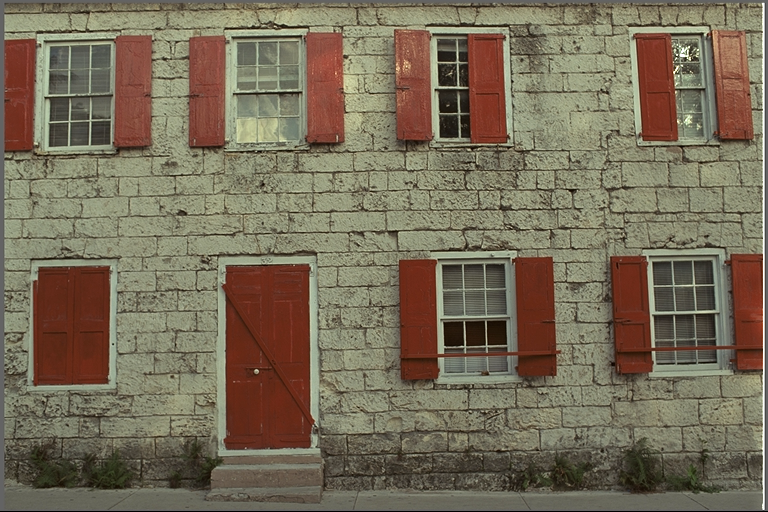
#> input picture experiments/real_photos/kodim01.png, 768 x 512 px, found by its file name
$ python probe_b18_screen.py
#> lines starting #> are read from the running program, lines starting #| are printed output that depends on the picture
### probes/probe_b17_rctw.py
"""probe_b17_rctw.py — Attack-1 port: per-group RCT bank + Weighted-form predictor.

Branch: takedown review (survey/bosstakedown/BOSS_TAKEDOWN.md) found JXL's
per-group RCT selection + Weighted predictor are the exploitable weapons behind
the Boss-5 (JXL-e3 3.2291) gap. This probe ports both onto our YCoCg-R/MED frame.

JXL RCT catalogue (verified against JXL docs 2026-09-07):
  rct = 7*perm + t, perm in 0..5 (0:RGB 1:GBR 2:BRG 3:RBG 4:GRB 5:BGR),
  t in 0..6: t0 identity; t1 C-=A; t2 B-=A; t3 B-=A,C-=A;
  t4 B-=floor((A+C)/2); t5 t4+C-=A; t6 YCoCg-R.
Fixed bank B=8 (3-bit ids): C6 C27 C13 C12 C0 C20 C34 C3 — covers every takedown
winner (e3-C27 3.2083, C13, C12, C20) + identity + subtract mode.

Configs (all exact bits, real heapq Huffman, every side byte counted):
  A0  anchor: global C6 (YCoCg-R) + causal MED + order-0 Huffman (~3.58 target)
  A0b sanity: same with old edge-replicate border (must agree <0.5%)
  (a0) global best-of-8 RCT + MED + Huffman (+3b image id) — permutation gain
  (a)  per-block (16/32/64, per-image best +2b) best-of-8 RCT, L1 selection on
       MED residuals; mixed planes re-MEDded; global Huffman/plane + 3b/block
  (b)  Weighted-form: per-group (32/64, per-image best +1b) LS-fit 4-tap integer
       weights on stencil {L,T,TL,TR} (JXL Weighted neighbourhood), divisor 16,
       5 bits/weight (range -16..15, LS solution scaled x16 before rounding),
       Laplacian-MDL gate vs MED; global Huffman/plane + side
  (a+b) (a) then (b) re-fit on mixed planes (selection coupling approx, noted)

Decoder-safety: RCT ids always transmitted (never inferred); predictors use
causal recon only (CROWN2 border doctrine: zero border, row0 copies left,
col0 copies top); integer ops throughout; bit-exact RCT round-trips asserted.

Rules: numpy+PIL only, CPU. bpp = total_bits/(H*W*3). No existing files touched.
"""
import heapq
import math
import os
import time

import numpy as np
from PIL import Image

D = "/tmp/opencode/autocompress/experiments/real_photos"
FILES = ["kodim01.png", "kodim02.png", "kodim05.png", "kodim07.png",
         "kodim13.png", "kodim19.png", "kodim23.png"]
HERE = "/tmp/opencode/autocompress/experiments"

ANCHOR = 3.58
CROWN2_CITED = 3.2686
JXL_E3 = 3.2291
JXL_E3_PER = {"kodim01.png": 3.3593, "kodim02.png": 3.0611, "kodim05.png": 3.5120,
              "kodim07.png": 2.7310, "kodim13.png": 3.9141, "kodim19.png": 3.2154,
              "kodim23.png": 2.8110}

PERMS = [[0, 1, 2], [1, 2, 0], [2, 0, 1], [0, 2, 1], [1, 0, 2], [2, 1, 0]]
BANK = [(0, 6), (3, 6), (1, 6), (1, 5), (0, 0), (2, 6), (4, 6), (0, 3)]
BANK_NAMES = ["C6", "C27", "C13", "C12", "C0", "C20", "C34", "C3"]
NB = len(BANK)
IDBITS = int(math.ceil(math.log2(NB)))


# ---------------- JXL-style RCT bank (integer, reversible) ----------------
def rct_fwd(px, perm, t):
    p = px[:, :, PERMS[perm]].astype(np.int32)
    A, B, C = p[:, :, 0], p[:, :, 1], p[:, :, 2]
    if t == 0:
        X, Y, Z = A, B, C
    elif t == 1:
        X, Y, Z = A, B, C - A
    elif t == 2:
        X, Y, Z = A, B - A, C
    elif t == 3:
        X, Y, Z = A, B - A, C - A
    elif t == 4:
        X, Y, Z = A, B - np.floor_divide(A + C, 2), C
    elif t == 5:
        X, Y, Z = A, B - np.floor_divide(A + C, 2), C - A
    elif t == 6:  # YCoCg-R on (A,B,C) as (R,G,B); b10-verified formulas
        Co = A - C
        tt = C + np.floor_divide(Co, 2)
        Cg = B - tt
        Y = tt + np.floor_divide(Cg, 2)
        X, Y, Z = Y, Co, Cg
    else:
        raise ValueError(t)
    return np.stack([X, Y, Z], axis=-1)


# [26 lines left out: function rct_inv, not called in this run]


# ---------------- causal MED (CROWN2 border doctrine, decoder-safe) ----------------
def med_pred(plane):
    p = plane.astype(np.int32)
    H, W = p.shape
    L = np.zeros_like(p)
    L[:, 1:] = p[:, :-1]
    L[:, 0] = np.concatenate([[0], p[:-1, 0]])
    T = np.zeros_like(p)
    T[1:, :] = p[:-1, :]
    T[0, :] = np.concatenate([[0], p[0, :-1]])
    TL = np.zeros_like(p)
    TL[1:, 1:] = p[:-1, :-1]
    mn = np.minimum(L, T)
    mx = np.maximum(L, T)
    return np.where(TL >= mx, mn, np.where(TL <= mn, mx, L + T - TL))


# [49 lines left out: functions med_pred_old, nbhd4, huff_len, not called in this run]


def kraft_ok(lengths):
    return abs(sum(2.0 ** -l for l in lengths.values()) - 1.0) < 1e-9


# [11 lines left out: function canonical_codes, not called in this run]


def stream_bits(counts, lengths):
    return sum(c * lengths[s] for s, c in counts.items())


def table_bits(A):
    return 16 + A * 24


# [17 lines left out: functions exact_plane_bits, block_id_map, not called in this run]


# ---------------- Weighted-form: per-group LS integer weights ----------------
def wpred_from_w(cols, w):
    num = cols[:, 0] * w[0] + cols[:, 1] * w[1] + cols[:, 2] * w[2] + cols[:, 3] * w[3]
    return np.floor_divide(num + 8, 16)


# [357 lines left out: functions weighted_fit, main, prove_decode, rct_inv_block, write_report, not called in this run]


# [2 lines that do not run on import are left out]

### probes/probe_b18_screen.py
"""probe_b18_screen.py — B18 surgical probe SCREENING stage (new file only).

Targets: kodim05 (+2.46% vs JXL-e3) and kodim13 (+1.02%). Priority: flip 05
(KO math: 6W-1L with 13-loss smallest rank -> W=1, p~.016).

Frame: C27-YCoCg-R (CROWN3 winner on both targets; b17 M1) + causal predictors
(CROWN2 border doctrine) + global order-0 exact Huffman per plane
(real heapq + 16+A*24 tables, +64b header). All side counted.
Unit: bpp = total_bits/(H*W*3). numpy+PIL only.

Screens three FRESH weapon families (nothing retired touches these):
  W4 directional/long-lag experts (vectorized shifts, decoder-safe doctrine)
  W5 per-pixel deterministic-adaptive mixers (sequential, recon-only state, 0 side)
  W1 luma-anchored chroma (global LS slope/step + per-G32 gated variant)
Plus per-channel diagnosis + anchor repro (C6-MED order-0 ~= 3.58 +-3%).
"""
import heapq
import math
import os
import sys
import time

import numpy as np
from PIL import Image

sys.path.insert(0, "/tmp/opencode/autocompress/experiments")
import probe_b17_rctw as B17
from probe_b4_b import nbhd as nbhd_base

D = "/tmp/opencode/autocompress/experiments/real_photos"
FILES = ["kodim01.png", "kodim02.png", "kodim05.png", "kodim07.png",
         "kodim13.png", "kodim19.png", "kodim23.png"]
JXL = {"kodim01.png": 3.3593, "kodim02.png": 3.0611, "kodim05.png": 3.5120,
       "kodim07.png": 2.7310, "kodim13.png": 3.9141, "kodim19.png": 3.2154,
       "kodim23.png": 2.8110}
CR3 = {"kodim01.png": 3.3026, "kodim02.png": 2.9889, "kodim05.png": 3.5984,
       "kodim07.png": 2.6824, "kodim13.png": 3.9542, "kodim19.png": 3.1566,
       "kodim23.png": 2.7448}
HEADER = 64


def huff_bits(counts):
    if len(counts) == 0:
        return 0
    if len(counts) == 1:
        return int(counts[0])
    h = list(map(int, counts))
    heapq.heapify(h)
    t = 0
    while len(h) > 1:
        x = heapq.heappop(h)
        y = heapq.heappop(h)
        s = x + y
        t += s
        heapq.heappush(h, s)
    return t


def plane_bits(res):
    assert int(np.abs(res).max()) <= 4096
    _, cn = np.unique(res, return_counts=True)
    return huff_bits(cn.tolist()) + 16 + len(cn) * 24


def img_bits(res_planes, side_bits=0):
    return HEADER + side_bits + sum(plane_bits(r) for r in res_planes)


# [24 lines left out: function nbhd_big, not called in this run]


def med_of(a, b, c):
    return np.where(c >= np.maximum(a, b), np.minimum(a, b),
                    np.where(c <= np.minimum(a, b), np.maximum(a, b), a + b - c))


# [76 lines left out: functions dir_candidates, diag_long, lms_mix_plane, not called in this run]


def main():
    t_all = time.time()
    print("== B18 SCREEN: anchor + per-channel diagnosis ==")
    anch = {}
    for fn in FILES:
        px = np.array(Image.open(os.path.join(D, fn)).convert("RGB"))
#> px is the input picture: shape (512, 768, 3); mean R, G, B 119.8, 108.7, 88.4
        H, W, _ = px.shape
#> H = 512; W = 768
        npx = H * W * 3
#> npx = 1179648
        yc6 = B17.rct_fwd(px, 0, 6)
        rr6 = [yc6[:, :, c] - B17.med_pred(yc6[:, :, c]) for c in range(3)]
#> in med_pred, `L[:, 0] = np.concatenate([[0], p[:-1, 0]])`: L: shape (512, 768) int32; min 0, max 255, mean 106.1
#> in med_pred, `T[0, :] = np.concatenate([[0], p[0, :-1]])`: T: shape (512, 768) int32; min 0, max 255, mean 106.3
#> in med_pred (call 3), `TL[1:, 1:] = p[:-1, :-1]`:
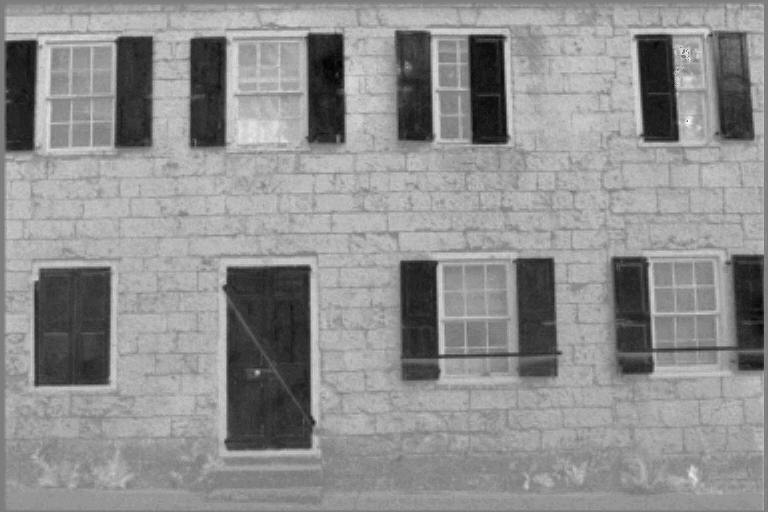
#> TL: shape (512, 768) int32; min -35, max 36, mean 4.9; drawn with min black and max white
#> rr6 = 3 items
        b6 = img_bits(rr6) / npx
#> b6 = 3.62
        yc27 = B17.rct_fwd(px, 3, 6)
#> call 2 of rct_fwd, with perm = 3, t = 6
#> in rct_fwd (call 2), `p = px[:, :, PERMS[perm]].astype(np.int32)`:
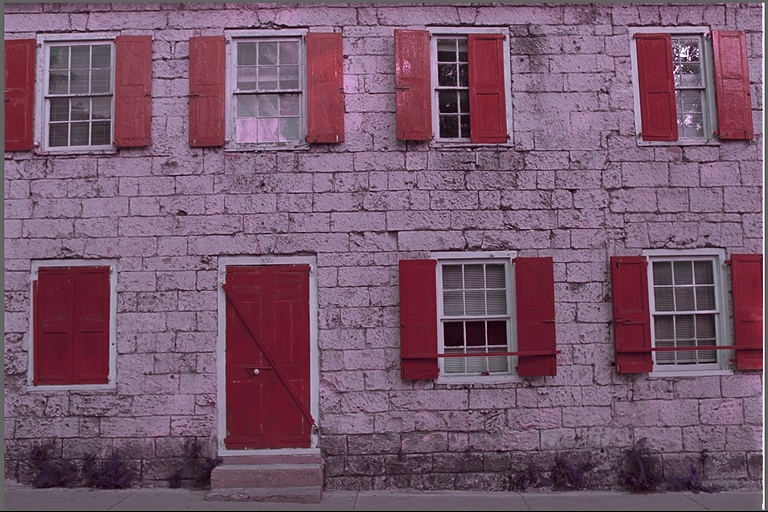
#> p: shape (512, 768, 3) int32; mean R, G, B 119.8, 88.4, 108.7
#> in rct_fwd (call 2), `Cg = B - tt`:
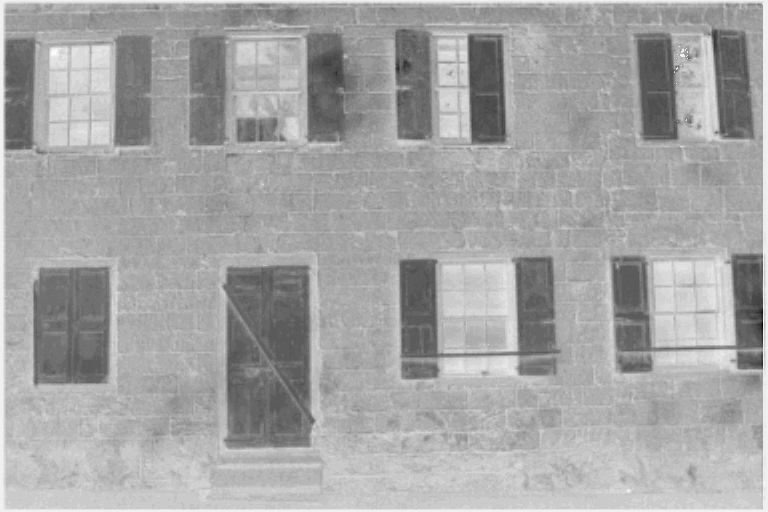
#> Cg: shape (512, 768) int32; min -82, max 5, mean -25.62; drawn with min black and max white
#> in rct_fwd (call 2), `return np.stack([X, Y, Z], axis=-1)`:
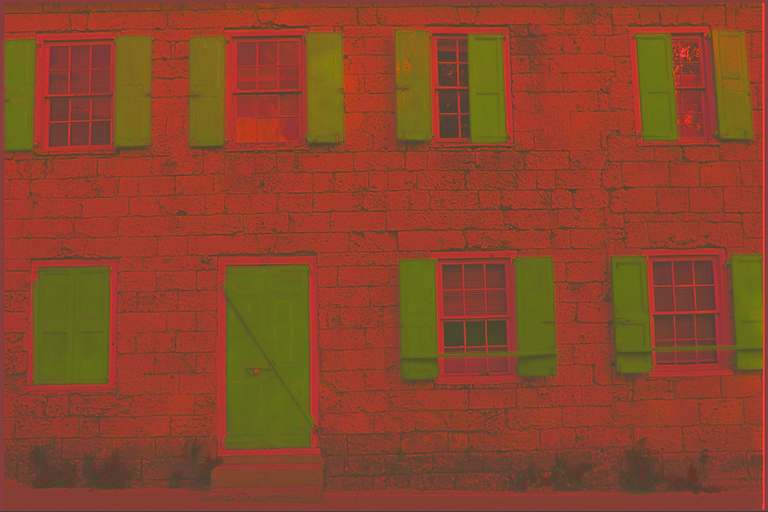
#> returned value: shape (512, 768, 3) int32; mean of channels 0, 1, 2 100.9, 11, -25.6; drawn with min black and max white
        rr27 = [yc27[:, :, c] - B17.med_pred(yc27[:, :, c]) for c in range(3)]
#> in med_pred (call 4), `L[:, 0] = np.concatenate([[0], p[:-1, 0]])`:
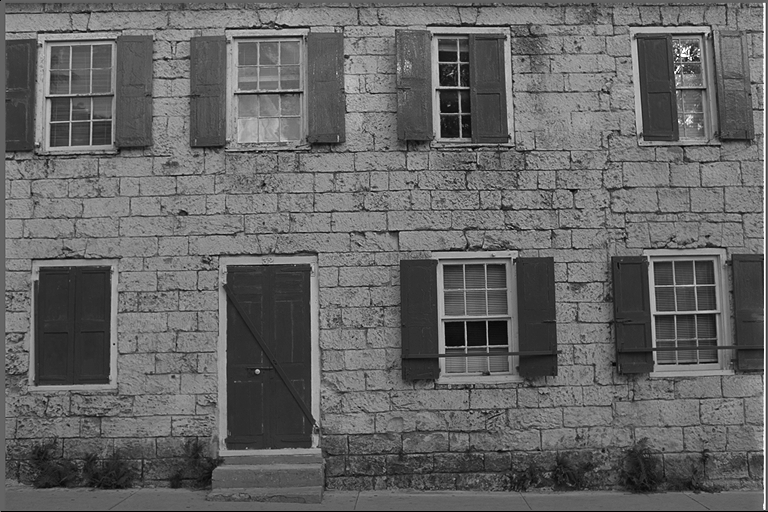
#> L: shape (512, 768) int32; min 0, max 255, mean 100.9
#> in med_pred (call 4), `T[0, :] = np.concatenate([[0], p[0, :-1]])`:
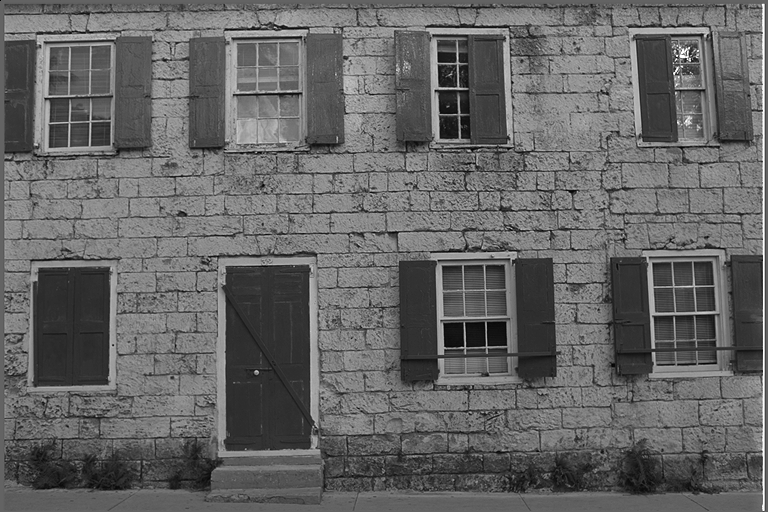
#> T: shape (512, 768) int32; min 0, max 255, mean 101.1
#> in med_pred (call 5), `L[:, 1:] = p[:, :-1]`:
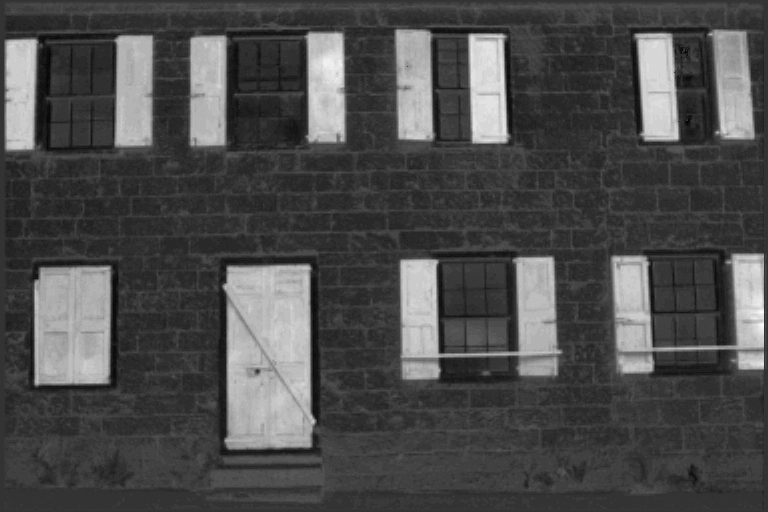
#> L: shape (512, 768) int32; min -23, max 90, mean 11; drawn with min black and max white
#> rr27 = 3 items
        b27 = img_bits(rr27) / npx
#> b27 = 3.55
        chb = [plane_bits(r) / npx * 3 for r in rr27]  # per-channel bpp share*3
#> chb = [5.55, 2.61, 2.5]
        anch[fn] = (b6, b27)
        print(f"{fn}: C6-MED={b6:.4f} C27-MED={b27:.4f} "
              f"[Y,Co,Cg]={['%.3f' % v for v in chb]} JXL={JXL[fn]:.4f} CR3={CR3[fn]:.4f}",
              flush=True)
#| kodim01.png: C6-MED=3.6179 C27-MED=3.5521 [Y,Co,Cg]=['5.554', '2.605', '2.497'] JXL=3.3593 CR3=3.3026
    a6 = float(np.mean([v[0] for v in anch.values()]))
    print(f"ANCHOR C6-MED order-0 avg={a6:.4f} vs 3.58 "
          f"({(a6 - 3.58) / 3.58 * 100:+.2f}% -> "
          f"{'PASS' if abs(a6 - 3.58) / 3.58 <= 0.03 else 'FAIL'})")
    a27 = float(np.mean([v[1] for v in anch.values()]))

    print("\n== W4/W1-global predictor sweep (C27 frame, order-0, +side noted) ==")
    print("(global single-predictor replaced on ALL 3 channels; side=0 unless noted)")
    cands = ["MED", "LEFT", "TOP", "AVG_AB", "PLANE", "WL2", "WL4", "WL8",
             "WN2", "WN4", "HAVG4", "VAVG4", "XH", "XV", "XH4"]
    res = {c: {} for c in cands}
    for fn in FILES:
        px = np.array(Image.open(os.path.join(D, fn)).convert("RGB"))
        H, W, _ = px.shape
        npx = H * W * 3
        yc = B17.rct_fwd(px, 3, 6)
        planes = [yc[:, :, c] for c in range(3)]
        NBs = [nbhd_big(ch) for ch in planes]
        for i, ch in enumerate(planes):
            NW2, NE2 = diag_long(ch, NBs[i])
            NBs[i]["NW2"] = NW2
            NBs[i]["NE2"] = NE2
        for c in cands:
            rr = [(planes[i] - dir_candidates(NBs[i])[c]).astype(np.int32)
                  for i in range(3)]
            # NW2/NE2 handled separately below
            res[c][fn] = img_bits(rr) / npx
        for c, key in [("NW2", "NW2"), ("NE2", "NE2")]:
            rr = [(planes[i] - NBs[i][key]).astype(np.int32) for i in range(3)]
            res.setdefault(c, {})[fn] = img_bits(rr) / npx
    allc = cands + ["NW2", "NE2"]
    hdr = "cand   " + "".join(f"{f[5:7]:>9}" for f in FILES) + "      AVG   d05vsMED  d13vsMED"
    print(hdr)
    for c in allc:
        vals = [res[c][f] for f in FILES]
        avg = float(np.mean(vals))
        d05 = (res[c]["kodim05.png"] - res["MED"]["kodim05.png"])
        d13 = (res[c]["kodim13.png"] - res["MED"]["kodim13.png"])
        print(f"{c:7s} " + "".join(f"{v:9.4f}" for v in vals) +
              f" {avg:8.4f} {d05:+.4f} {d13:+.4f}", flush=True)

    print("\n== W5 LMS mixer screen (05/13 + controls, 0 side bits) ==")
    for fn in FILES:
        px = np.array(Image.open(os.path.join(D, fn)).convert("RGB"))
        H, W, _ = px.shape
        npx = H * W * 3
        yc = B17.rct_fwd(px, 3, 6)
        planes = [yc[:, :, c] for c in range(3)]
        NBs = [nbhd_big(ch) for ch in planes]
        med = res["MED"][fn]
        outs = {}
        for tag, pa_k, pb_k, half in [("MED|LEFT", "MED", "LEFT", 64),
                                      ("MED|AVG", "MED", "AVG_AB", 64),
                                      ("MED|WL4", "MED", "WL4", 64),
                                      ("MED|HAVG4", "MED", "HAVG4", 64),
                                      ("MED|LEFT(h16)", "MED", "LEFT", 16)]:
            rr = []
            for i in range(3):
                P = dir_candidates(NBs[i])
                rr.append(lms_mix_plane(planes[i], P[pa_k], P[pb_k], half))
            outs[tag] = img_bits(rr) / npx
        print(f"{fn}: MED={med:.4f} " +
              " ".join(f"{k}={v:.4f}({v - med:+.4f})" for k, v in outs.items()),
              flush=True)

    print("\n== W1 luma-anchored chroma screen (global slope, predictors on Co/Cg) ==")
    for fn in FILES:
        px = np.array(Image.open(os.path.join(D, fn)).convert("RGB"))
        H, W, _ = px.shape
        npx = H * W * 3
        yc = B17.rct_fwd(px, 3, 6)
        Y, Co, Cg = (yc[:, :, c] for c in range(3))
        rY = (Y - B17.med_pred(Y)).astype(np.int32)
        base = img_bits([rY, (Co - B17.med_pred(Co)).astype(np.int32),
                         (Cg - B17.med_pred(Cg)).astype(np.int32)]) / npx
        # global LS: Co ~= (s*Ym + o)>>8 with Ym = MED-pred of Y? No: co-located
        # RECON Y value itself (decoder has it: Y coded first). Fit int slope.
        Yf = Y.astype(np.float64).ravel()
        line = f"{fn}: base={base:.4f}"
        for nm, Ch in [("Co", Co), ("Cg", Cg)]:
            Cf = Ch.astype(np.float64).ravel()
            s = float(((Cf - Cf.mean()) * (Yf - Yf.mean())).sum() /
                      max(((Yf - Yf.mean()) ** 2).sum(), 1))
            # quantize slope x256, offset int
            sq = int(np.clip(round(s * 256), -32768, 32767))
            pred = ((Y.astype(np.int32) * sq) >> 8)
            # remove mean via offset folded into residual centering (free: Huffman handles shift? no—offset matters)
            o = int(round(Cf.mean() - (Yf.mean() * sq / 256)))
            r = (Ch.astype(np.int32) - (pred + o)).astype(np.int32)
            # residual still needs spatial prediction: MED on the LUMA-REMOVED plane
            Ch2 = (Ch.astype(np.int32) - (pred + o)).astype(np.int32)
            r2 = (Ch2 - B17.med_pred(Ch2)).astype(np.int32)
            b_raw = plane_bits(r) / npx * 3
            b_med = plane_bits(r2) / npx * 3
            line += f" {nm}:s={sq / 256:+.3f} raw={b_raw:.3f} med2={b_med:.3f}"
        print(line, flush=True)
    print(f"\nTOTAL {(time.time() - t_all) / 60:.1f} min")


if __name__ == "__main__":
#> (the run stopped early here; a loop or call above may not have finished)
